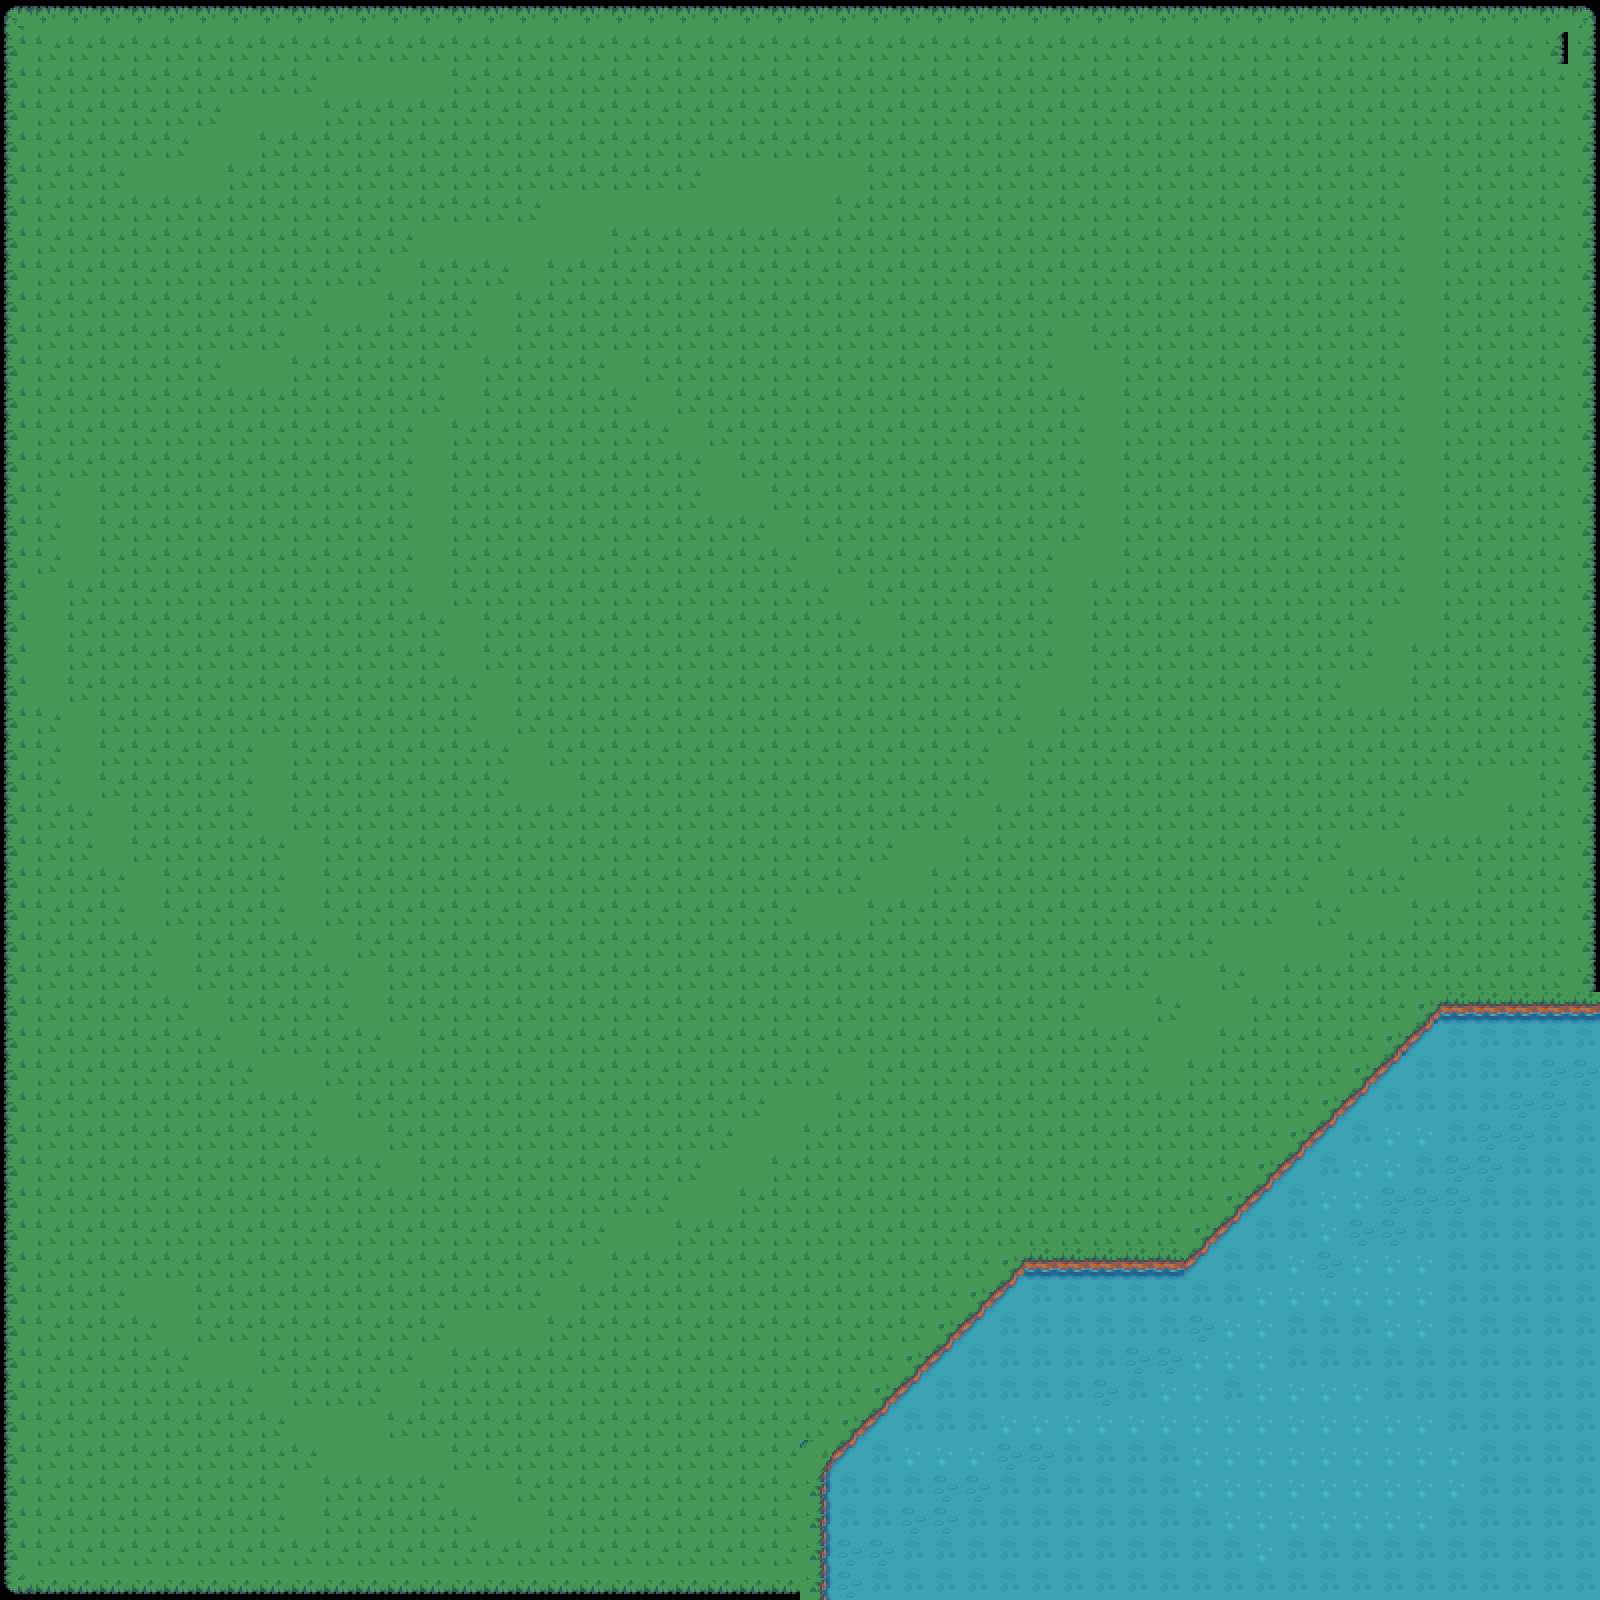

This is a level from a 2D game, rendered from its Tiled map with the project's own tilesets. A one-line summary and the map file follow, with tile-layer data summarised:
An orthogonal 50x50 tile map with 32x32 px tiles, 1 tile layer (Tile Layer 1).

<map version="1.10" tiledversion="1.12.2" orientation="orthogonal" renderorder="right-down" width="50" height="50" tilewidth="32" tileheight="32" infinite="0" nextlayerid="2" nextobjectid="1">
 <tileset firstgid="1" source="terrains_32.tsx" />
 <layer id="1" name="Tile Layer 1" width="50" height="50">
  <data>[2500 cells, 2500 non-empty, 18 distinct tile ids]</data>
 </layer>
</map>
